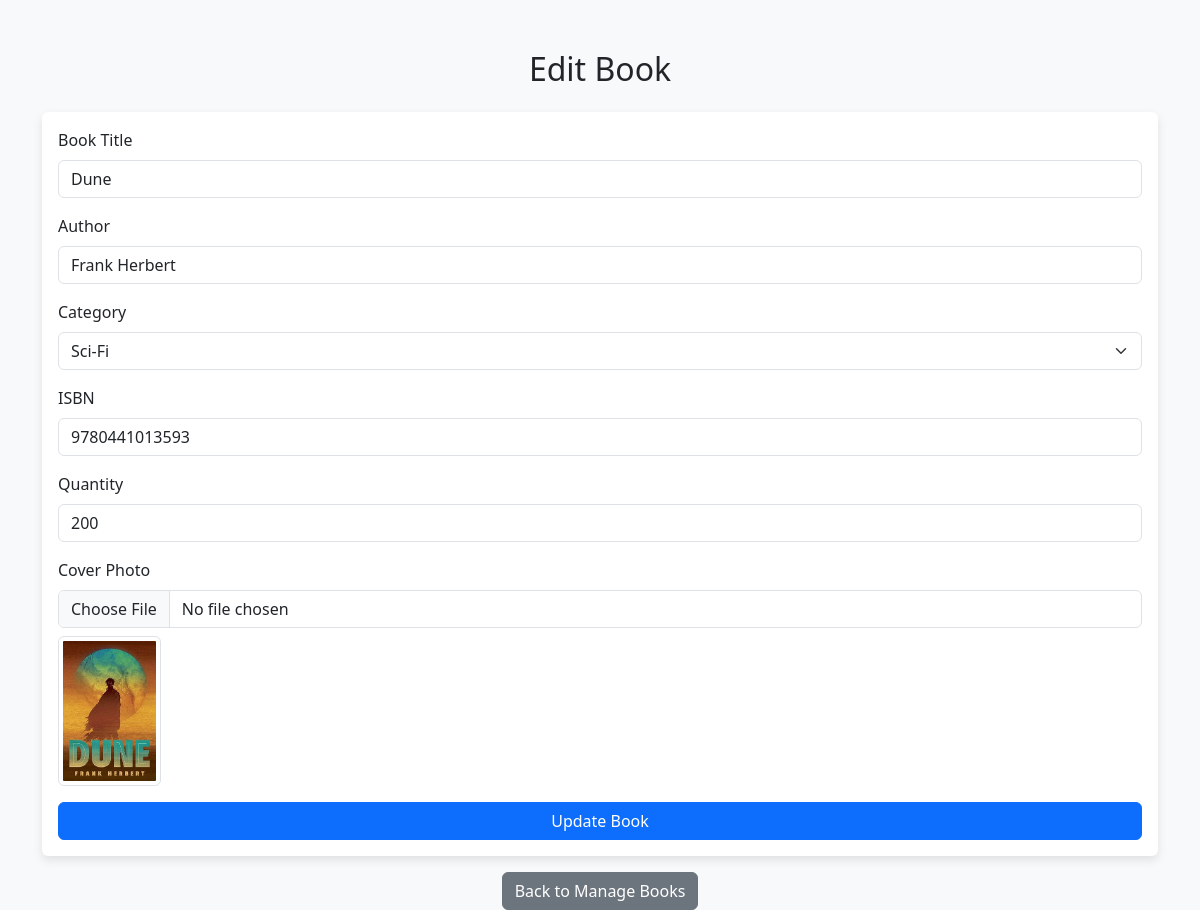
/edit_book.php?id=1 (signed in), run on an earlier commit of the app's database.
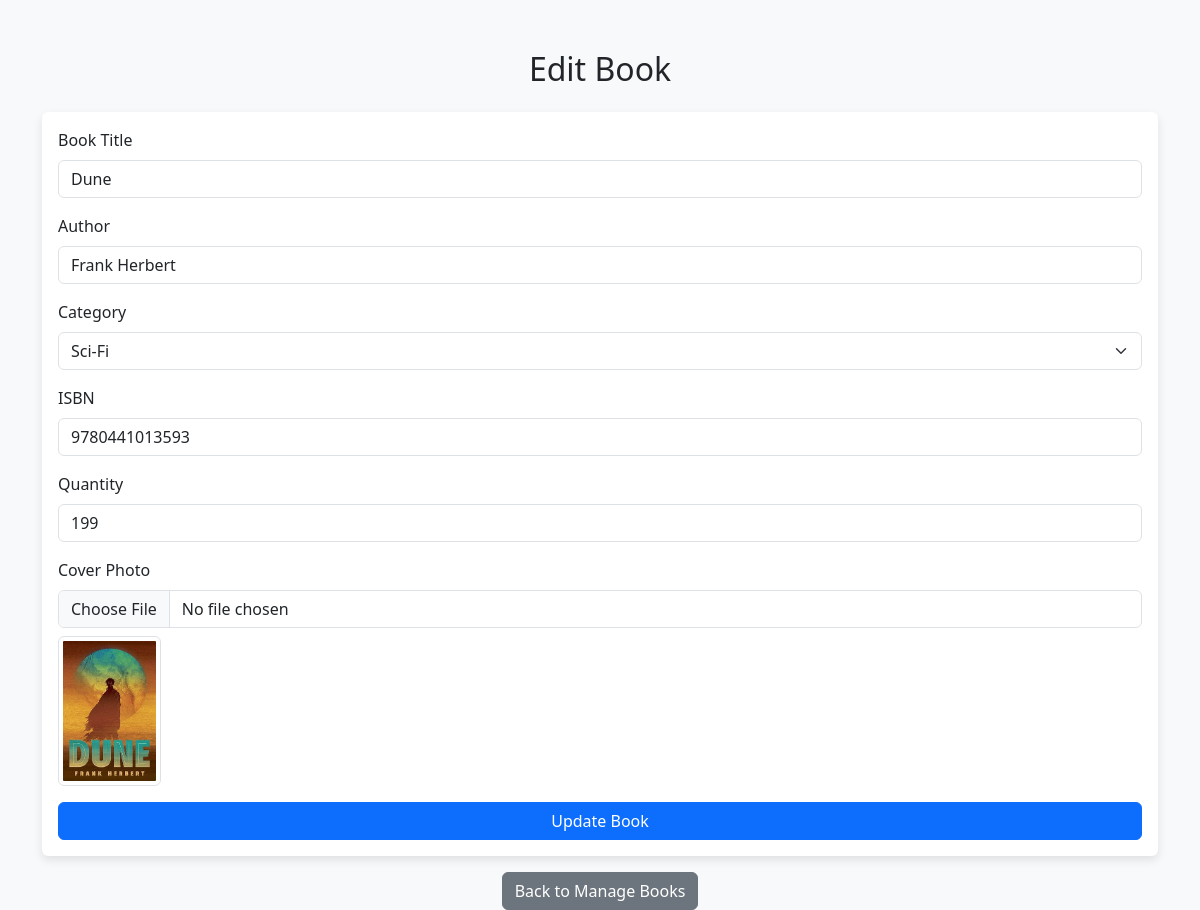
And on a later commit of the database.
### tables this page shows
CREATE TABLE `books` (
  `id` int(11) NOT NULL,
  `title` varchar(255) NOT NULL,
  `author` varchar(255) NOT NULL,
  `category_id` int(11) NOT NULL,
  `isbn` varchar(50) NOT NULL,
  `quantity` int(11) NOT NULL,
  `created_at` timestamp NOT NULL DEFAULT current_timestamp(),
  `cover_photo` varchar(255) DEFAULT NULL
);

CREATE TABLE `categories` (
  `id` int(11) NOT NULL,
  `name` varchar(255) NOT NULL,
  `description` text NOT NULL,
  `created_at` timestamp NOT NULL DEFAULT current_timestamp()
);

### edit_book.php (the view, shortened to what this page needs)
<?php
include 'db_connection.php';
$book = null;
if (isset($_GET['id'])) {
    $id = intval($_GET['id']);
    $sql = "SELECT * FROM books WHERE id = $id";
    $result = $conn->query($sql);
    if ($result->num_rows > 0) {
        $book = $result->fetch_assoc();
    } else {
        $message = "Book not found.";
    }
}
$categories_result = $conn->query("SELECT * FROM categories ORDER BY name ASC");
?>
<!DOCTYPE html>
<html lang="en">
<head>
    <link href="https://cdn.jsdelivr.net/npm/bootstrap@5.3.0/dist/css/bootstrap.min.css" rel="stylesheet">
</head>
<body>
<div class="container">
    <h2 class="text-center mb-4">Edit Book</h2>
    <?php if ($book): ?>
        <div class="card">
            <div class="card-body">
                <form method="POST" enctype="multipart/form-data">
                    <div class="mb-3">
                        <label for="title" class="form-label">Book Title</label>
                        <input type="text" name="title" id="title" class="form-control" value="<?= htmlspecialchars($book['title']) ?>" required>
                    </div>
                    <div class="mb-3">
                        <label for="author" class="form-label">Author</label>
                        <input type="text" name="author" id="author" class="form-control" value="<?= htmlspecialchars($book['author']) ?>" required>
                    </div>
                    <div class="mb-3">
                        <label for="category_id" class="form-label">Category</label>
                        <select name="category_id" id="category_id" class="form-select" required>
                            <?php while ($category = $categories_result->fetch_assoc()): ?>
                                <option value="<?= $category['id'] ?>" <?= $book['category_id'] == $category['id'] ? 'selected' : '' ?>>
                                    <?= htmlspecialchars($category['name']) ?>
                                </option>
                            <?php endwhile; ?>
                        </select>
                    </div>
                    <div class="mb-3">
                        <label for="isbn" class="form-label">ISBN</label>
                        <input type="text" name="isbn" id="isbn" class="form-control" value="<?= htmlspecialchars($book['isbn']) ?>" required>
                    </div>
                    <div class="mb-3">
                        <label for="quantity" class="form-label">Quantity</label>
                        <input type="number" name="quantity" id="quantity" class="form-control" value="<?= $book['quantity'] ?>" required>
                    </div>
                    <div class="mb-3">
                        <label for="cover_photo" class="form-label">Cover Photo</label>
                        <input type="file" name="cover_photo" id="cover_photo" class="form-control">
                        <?php if ($book['cover_photo']): ?>
                            <img src="<?= $book['cover_photo'] ?>" alt="Cover Photo" class="img-thumbnail mt-2" style="max-height: 150px;">
                        <?php endif; ?>
                    </div>
                    <button type="submit" class="btn btn-primary w-100">Update Book</button>
                </form>
            </div>
        </div>
    <?php else: ?>
        <p class="text-center">No book found to edit.</p>
    <?php endif; ?>
    <div class="mt-3 text-center">
        <a href="manage_books.php" class="btn btn-secondary">Back to Manage Books</a>
    </div>
</div>
</body>
</html>

What changed in the data, as far as the page shows it:
changed books "Dune": quantity "200" → "199"
